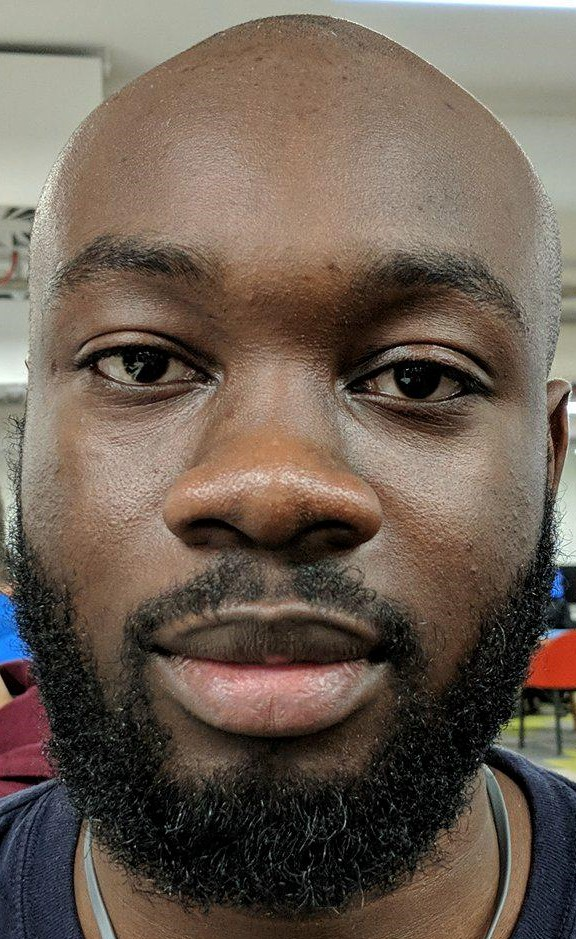
#> input picture face.jpg, 576 x 939 px
$ python surf_flann.py
#> lines starting #> are read from the running program, lines starting #| are printed output that depends on the picture
import cv2
import numpy as np
import matplotlib.pyplot as plt
import time

img1 = cv2.imread('face.jpg')
#> img1 is the input picture: shape (939, 576, 3); mean B, G, R 82.8, 94.3, 107.9
img2 = cv2.imread('face2.jpg')
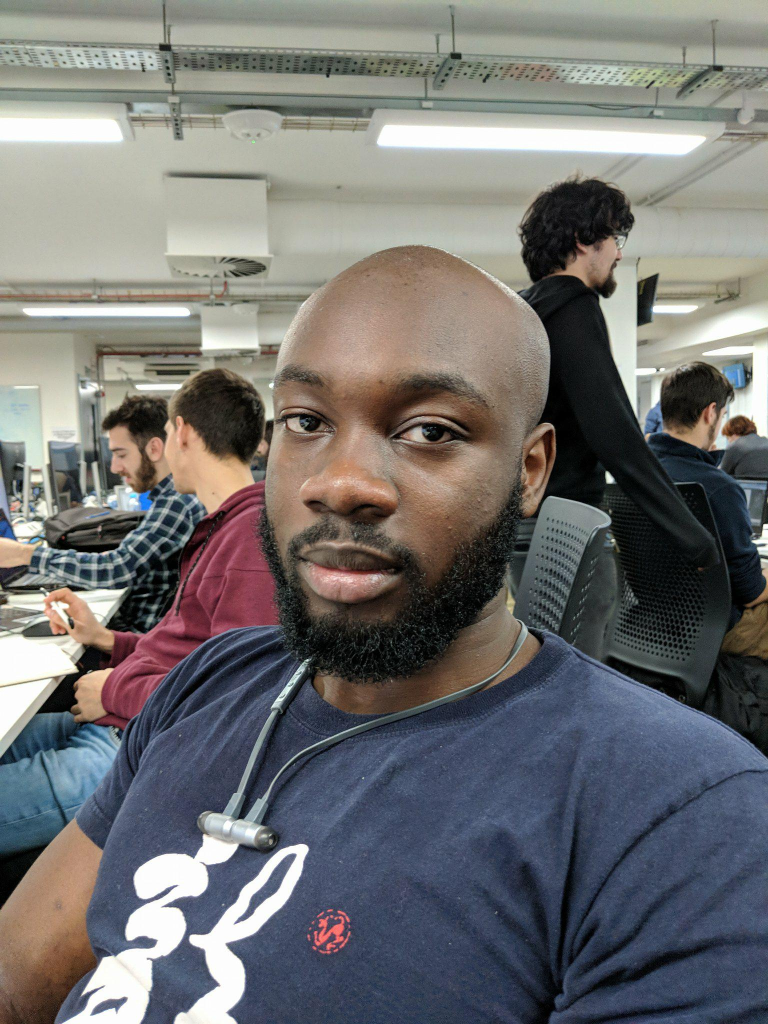
#> input picture face2.jpg, 1536 x 2048 px (shown at 1/2 size)
#> img2 is the input picture: shape (2048, 1536, 3); mean B, G, R 112.8, 113.2, 113.9
gray1 = cv2.cvtColor(img1,cv2.COLOR_BGR2GRAY)
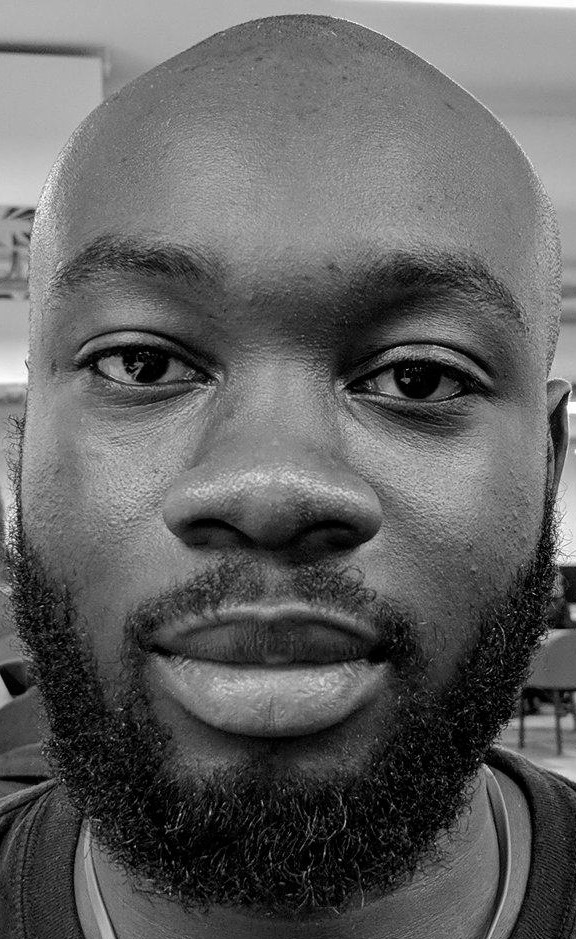
#> gray1: shape (939, 576); min 0, max 255, mean 97.1
gray2 = cv2.cvtColor(img2,cv2.COLOR_BGR2GRAY)
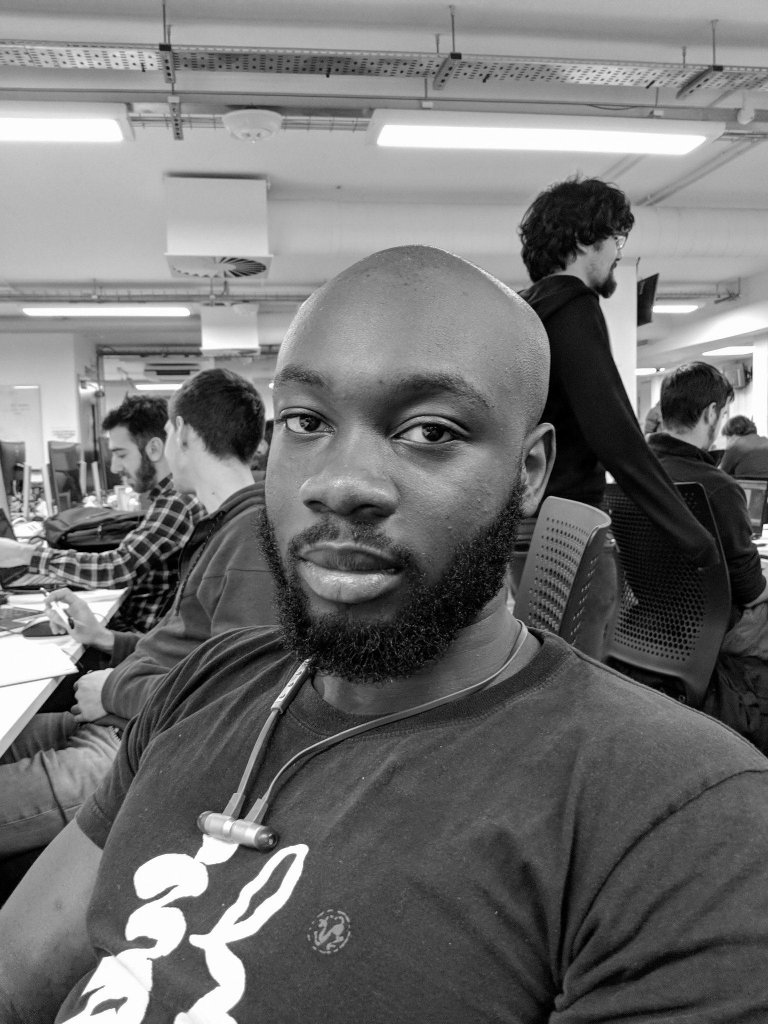
#> gray2: shape (2048, 1536) (shown at 1/2 size); min 0, max 255, mean 113.3
#> (the run stopped early here; a loop or call above may not have finished)
